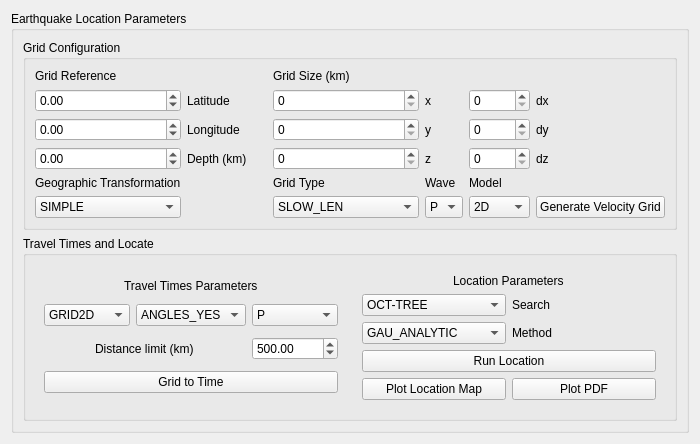
      <widget class="QWidget" name="tab_2">
       <attribute name="title">
        <string>Earthquake Location</string>
       </attribute>
       <layout class="QVBoxLayout" name="verticalLayout_4">
        <item>
         <widget class="QGroupBox" name="groupBox_2">
          <property name="title">
           <string>Earthquake Location Parameters</string>
          </property>
          <layout class="QVBoxLayout" name="verticalLayout_6">
           <item>
            <widget class="QGroupBox" name="groupBox_7">
             <property name="title">
              <string>Grid Configuration</string>
             </property>
             <layout class="QGridLayout" name="gridLayout_12" rowstretch="0,0,0,0,0,0,0">
              <item row="2" column="0">
               <widget class="QDoubleSpinBox" name="gridlatSB">
                <property name="minimum">
                 <double>-90.000000000000000</double>
                </property>
                <property name="maximum">
                 <double>90.000000000000000</double>
                </property>
               </widget>
              </item>
              <item row="2" column="4">
               <widget class="QLabel" name="label">
                <property name="sizePolicy">
                 <sizepolicy hsizetype="Maximum" vsizetype="Preferred">
                  <horstretch>0</horstretch>
                  <verstretch>0</verstretch>
                 </sizepolicy>
                </property>
                <property name="text">
                 <string>x</string>
                </property>
               </widget>
              </item>
              <item row="6" column="6">
               <widget class="QPushButton" name="genvelBtn">
                <property name="toolTip">
                 <string>Click to Generate the velocity grid</string>
                </property>
                <property name="text">
                 <string>Generate Velocity Grid</string>
                </property>
               </widget>
              </item>
              <item row="4" column="6">
               <widget class="QLabel" name="label_14">
                <property name="sizePolicy">
                 <sizepolicy hsizetype="Maximum" vsizetype="Preferred">
                  <horstretch>0</horstretch>
                  <verstretch>0</verstretch>
                 </sizepolicy>
                </property>
                <property name="text">
                 <string>dz</string>
                </property>
               </widget>
              </item>
              <item row="5" column="3">
               <widget class="QLabel" name="label_18">
                <property name="sizePolicy">
                 <sizepolicy hsizetype="Preferred" vsizetype="Maximum">
                  <horstretch>0</horstretch>
                  <verstretch>0</verstretch>
                 </sizepolicy>
                </property>
                <property name="text">
                 <string>Grid Type</string>
                </property>
               </widget>
              </item>
              <item row="6" column="0">
               <widget class="QComboBox" name="transCB">
                <item>
                 <property name="text">
                  <string>SIMPLE</string>
                 </property>
                </item>
                <item>
                 <property name="text">
                  <string>GLOBAL</string>
                 </property>
                </item>
               </widget>
              </item>
              <item row="2" column="5">
               <widget class="QSpinBox" name="dxsizeSB">
                <property name="maximum">
                 <number>10000</number>
                </property>
               </widget>
              </item>
              <item row="4" column="3">
               <widget class="QSpinBox" name="znodeSB">
                <property name="maximum">
                 <number>10000</number>
                </property>
               </widget>
              </item>
              <item row="2" column="6">
               <widget class="QLabel" name="label_10">
                <property name="sizePolicy">
                 <sizepolicy hsizetype="Maximum" vsizetype="Preferred">
                  <horstretch>0</horstretch>
                  <verstretch>0</verstretch>
                 </sizepolicy>
                </property>
                <property name="text">
                 <string>dx</string>
                </property>
               </widget>
              </item>
              <item row="4" column="1">
               <widget class="QLabel" name="label_4">
                <property name="sizePolicy">
                 <sizepolicy hsizetype="Maximum" vsizetype="Preferred">
                  <horstretch>0</horstretch>
                  <verstretch>0</verstretch>
                 </sizepolicy>
                </property>
                <property name="text">
                 <string>Depth (km)</string>
                </property>
               </widget>
              </item>
              <item row="0" column="3">
               <widget class="QLabel" name="label_5">
                <property name="sizePolicy">
                 <sizepolicy hsizetype="Preferred" vsizetype="Maximum">
                  <horstretch>0</horstretch>
                  <verstretch>0</verstretch>
                 </sizepolicy>
                </property>
                <property name="text">
                 <string>Grid Size (km)</string>
                </property>
               </widget>
              </item>
              <item row="5" column="5">
               <widget class="QLabel" name="label_11">
                <property name="sizePolicy">
                 <sizepolicy hsizetype="Preferred" vsizetype="Maximum">
                  <horstretch>0</horstretch>
                  <verstretch>0</verstretch>
                 </sizepolicy>
                </property>
                <property name="text">
                 <string>Model</string>
                </property>
               </widget>
              </item>
              <item row="2" column="3">
               <widget class="QSpinBox" name="xnodeSB">
                <property name="maximum">
                 <number>10000</number>
                </property>
               </widget>
              </item>
              <item row="3" column="3">
               <widget class="QSpinBox" name="ynodeSB">
                <property name="maximum">
                 <number>10000</number>
                </property>
               </widget>
              </item>
              <item row="5" column="0">
               <widget class="QLabel" name="label_2">
                <property name="sizePolicy">
                 <sizepolicy hsizetype="Preferred" vsizetype="Maximum">
                  <horstretch>0</horstretch>
                  <verstretch>0</verstretch>
                 </sizepolicy>
                </property>
                <property name="text">
                 <string>Geographic Transformation</string>
                </property>
               </widget>
              </item>
              <item row="3" column="1">
               <widget class="QLabel" name="label_3">
                <property name="sizePolicy">
                 <sizepolicy hsizetype="Maximum" vsizetype="Preferred">
                  <horstretch>0</horstretch>
                  <verstretch>0</verstretch>
                 </sizepolicy>
                </property>
                <property name="text">
                 <string>Longitude</string>
                </property>
               </widget>
              </item>
              <item row="6" column="4">
               <widget class="QComboBox" name="comboBox_wavetype">
                <item>
                 <property name="text">
                  <string>P</string>
                 </property>
                </item>
                <item>
                 <property name="text">
                  <string>S</string>
                 </property>
                </item>
               </widget>
              </item>
              <item row="5" column="4">
               <widget class="QLabel" name="label_19">
                <property name="sizePolicy">
                 <sizepolicy hsizetype="Preferred" vsizetype="Maximum">
                  <horstretch>0</horstretch>
                  <verstretch>0</verstretch>
                 </sizepolicy>
                </property>
                <property name="text">
                 <string>Wave</string>
                </property>
               </widget>
              </item>
              <item row="2" column="1">
               <widget class="QLabel" name="label_9">
                <property name="sizePolicy">
                 <sizepolicy hsizetype="Maximum" vsizetype="Preferred">
                  <horstretch>0</horstretch>
                  <verstretch>0</verstretch>
                 </sizepolicy>
                </property>
                <property name="text">
                 <string>Latitude</string>
                </property>
               </widget>
              </item>
              <item row="0" column="0">
               <widget class="QLabel" name="label_8">
                <property name="sizePolicy">
                 <sizepolicy hsizetype="Preferred" vsizetype="Maximum">
                  <horstretch>0</horstretch>
                  <verstretch>0</verstretch>
                 </sizepolicy>
                </property>
                <property name="text">
                 <string>Grid Reference</string>
                </property>
               </widget>
              </item>
              <item row="4" column="0">
               <widget class="QDoubleSpinBox" name="griddepthSB">
                <property name="minimum">
                 <double>-10.000000000000000</double>
                </property>
                <property name="maximum">
                 <double>1000.990000000000009</double>
                </property>
               </widget>
              </item>
              <item row="3" column="4">
               <widget class="QLabel" name="label_6">
                <property name="sizePolicy">
                 <sizepolicy hsizetype="Maximum" vsizetype="Preferred">
                  <horstretch>0</horstretch>
                  <verstretch>0</verstretch>
                 </sizepolicy>
                </property>
                <property name="text">
                 <string>y</string>
                </property>
               </widget>
              </item>
              <item row="4" column="5">
               <widget class="QSpinBox" name="dzsizeSB">
                <property name="maximum">
                 <number>10000</number>
                </property>
               </widget>
              </item>
              <item row="6" column="3">
               <widget class="QComboBox" name="comboBox_gridtype">
                <item>
                 <property name="text">
                  <string>SLOW_LEN</string>
                 </property>
                </item>
                <item>
                 <property name="text">
                  <string>VELOCITY_METERS</string>
                 </property>
                </item>
                <item>
                 <property name="text">
                  <string>SLOWNESS</string>
                 </property>
                </item>
                <item>
                 <property name="text">
                  <string>VEL2</string>
                 </property>
                </item>
                <item>
                 <property name="text">
                  <string>SLOW2</string>
                 </property>
                </item>
                <item>
                 <property name="text">
                  <string>SLOW_2_METERS</string>
                 </property>
                </item>
               </widget>
              </item>
              <item row="3" column="0">
               <widget class="QDoubleSpinBox" name="gridlonSB">
                <property name="minimum">
                 <double>-180.000000000000000</double>
                </property>
                <property name="maximum">
                 <double>180.000000000000000</double>
                </property>
               </widget>
              </item>
              <item row="3" column="6">
               <widget class="QLabel" name="label_13">
                <property name="sizePolicy">
                 <sizepolicy hsizetype="Maximum" vsizetype="Preferred">
                  <horstretch>0</horstretch>
                  <verstretch>0</verstretch>
                 </sizepolicy>
                </property>
                <property name="text">
                 <string>dy</string>
                </property>
               </widget>
              </item>
              <item row="3" column="5">
               <widget class="QSpinBox" name="dysizeSB">
                <property name="maximum">
                 <number>10000</number>
                </property>
               </widget>
              </item>
              <item row="6" column="5">
               <widget class="QComboBox" name="modelCB">
                <item>
                 <property name="text">
                  <string>2D</string>
                 </property>
                </item>
                <item>
                 <property name="text">
                  <string>3D</string>
                 </property>
                </item>
               </widget>
              </item>
              <item row="4" column="4">
               <widget class="QLabel" name="label_7">
                <property name="sizePolicy">
                 <sizepolicy hsizetype="Maximum" vsizetype="Preferred">
                  <horstretch>0</horstretch>
                  <verstretch>0</verstretch>
                 </sizepolicy>
                </property>
                <property name="text">
                 <string>z</string>
                </property>
               </widget>
              </item>
              <item row="2" column="2">
               <spacer name="horizontalSpacer">
                <property name="orientation">
                 <enum>Qt::Horizontal</enum>
                </property>
                <property name="sizeType">
                 <enum>QSizePolicy::Fixed</enum>
                </property>
                <property name="sizeHint" stdset="0">
                 <size>
                  <width>20</width>
                  <height>20</height>
                 </size>
                </property>
               </spacer>
              </item>
             </layout>
            </widget>
           </item>
           <item>
            <widget class="QGroupBox" name="groupBox_8">
             <property name="title">
              <string>Travel Times and Locate</string>
             </property>
             <layout class="QGridLayout" name="gridLayout_11">
              <item row="1" column="0">
               <widget class="QWidget" name="widget" native="true">
                <property name="sizePolicy">
                 <sizepolicy hsizetype="Minimum" vsizetype="Minimum">
                  <horstretch>0</horstretch>
                  <verstretch>0</verstretch>
                 </sizepolicy>
                </property>
                <layout class="QGridLayout" name="gridLayout_2">
                 <item row="3" column="2">
                  <widget class="QDoubleSpinBox" name="distanceSB">
                   <property name="maximum">
                    <double>5000.000000000000000</double>
                   </property>
                   <property name="value">
                    <double>500.000000000000000</double>
                   </property>
                  </widget>
                 </item>
                 <item row="5" column="0" colspan="3">
                  <widget class="QPushButton" name="grdtimeBtn">
                   <property name="toolTip">
                    <string>Click to generate the Travel Times for the previously genrated velocity grid</string>
                   </property>
                   <property name="text">
                    <string>Grid to Time</string>
                   </property>
                  </widget>
                 </item>
                 <item row="2" column="0">
                  <widget class="QComboBox" name="comboBox_grid">
                   <item>
                    <property name="text">
                     <string>GRID2D</string>
                    </property>
                   </item>
                   <item>
                    <property name="text">
                     <string>GRID3D</string>
                    </property>
                   </item>
                  </widget>
                 </item>
                 <item row="2" column="2">
                  <widget class="QComboBox" name="comboBox_ttwave">
                   <item>
                    <property name="text">
                     <string>P</string>
                    </property>
                   </item>
                   <item>
                    <property name="text">
                     <string>S</string>
                    </property>
                   </item>
                  </widget>
                 </item>
                 <item row="3" column="0" colspan="2" alignment="Qt::AlignHCenter">
                  <widget class="QLabel" name="label_12">
                   <property name="text">
                    <string>Distance limit (km)</string>
                   </property>
                  </widget>
                 </item>
                 <item row="2" column="1">
                  <widget class="QComboBox" name="comboBox_angles">
                   <item>
                    <property name="text">
                     <string>ANGLES_YES</string>
                    </property>
                   </item>
                   <item>
                    <property name="text">
                     <string>ANGLES_NO</string>
                    </property>
                   </item>
                  </widget>
                 </item>
                 <item row="0" column="0" colspan="3" alignment="Qt::AlignHCenter">
                  <widget class="QLabel" name="label_24">
                   <property name="sizePolicy">
                    <sizepolicy hsizetype="Preferred" vsizetype="Maximum">
                     <horstretch>0</horstretch>
                     <verstretch>0</verstretch>
                    </sizepolicy>
                   </property>
                   <property name="text">
                    <string>Travel Times Parameters</string>
                   </property>
                  </widget>
                 </item>
                </layout>
               </widget>
              </item>
              <item row="1" column="1">
               <widget class="QWidget" name="widget_3" native="true">
                <layout class="QGridLayout" name="gridLayout_5">
                 <item row="1" column="0">
                  <widget class="QComboBox" name="comboBox_3">
                   <item>
                    <property name="text">
                     <string>OCT-TREE</string>
                    </property>
                   </item>
                  </widget>
                 </item>
                 <item row="3" column="0" colspan="2">
                  <widget class="QPushButton" name="runlocBtn">
                   <property name="text">
                    <string>Run Location</string>
                   </property>
                  </widget>
                 </item>
                 <item row="4" column="1">
                  <widget class="QPushButton" name="plotpdfBtn">
                   <property name="text">
                    <string>Plot PDF</string>
                   </property>
                  </widget>
                 </item>
                 <item row="1" column="1">
                  <widget class="QLabel" name="label_16">
                   <property name="text">
                    <string>Search</string>
                   </property>
                  </widget>
                 </item>
                 <item row="2" column="0">
                  <widget class="QComboBox" name="comboBox_4">
                   <item>
                    <property name="text">
                     <string>GAU_ANALYTIC</string>
                    </property>
                   </item>
                   <item>
                    <property name="text">
                     <string>EDT</string>
                    </property>
                   </item>
                   <item>
                    <property name="text">
                     <string>EDT_OT_WT</string>
                    </property>
                   </item>
                   <item>
                    <property name="text">
                     <string>EDT_OTWT_ML</string>
                    </property>
                   </item>
                  </widget>
                 </item>
                 <item row="0" column="0" colspan="2" alignment="Qt::AlignHCenter">
                  <widget class="QLabel" name="label_15">
                   <property name="sizePolicy">
                    <sizepolicy hsizetype="Maximum" vsizetype="Maximum">
                     <horstretch>0</horstretch>
                     <verstretch>0</verstretch>
                    </sizepolicy>
                   </property>
                   <property name="text">
                    <string>Location Parameters</string>
                   </property>
                  </widget>
                 </item>
                 <item row="2" column="1">
                  <widget class="QLabel" name="label_17">
                   <property name="text">
                    <string>Method</string>
                   </property>
                  </widget>
                 </item>
                 <item row="4" column="0">
                  <widget class="QPushButton" name="plotmapBtn">
                   <property name="text">
                    <string>Plot Location Map</string>
                   </property>
                  </widget>
                 </item>
                </layout>
               </widget>
              </item>
             </layout>
            </widget>
           </item>
          </layout>
         </widget>
        </item>
       </layout>
      </widget>
